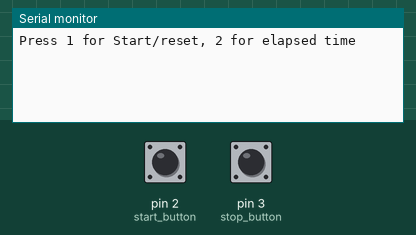
Bench run of a sketch on a simulated Arduino Uno, built with avr-gcc and run on an emulated ATmega328P. Shown: the last lines printed to the serial monitor. The inputs (shaded band) are chosen by the test bench; at power-on: pin 2 (start_button) LOW, pin 3 (stop_button) LOW.

Above: at 1.2 s.
1.3 s: pin 2 (start_button) pulled HIGH for 0.15 s
At 2.6 s:
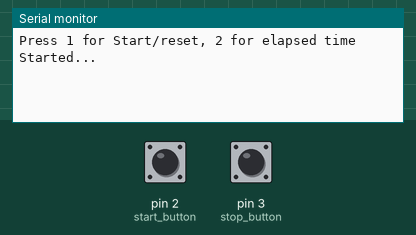
3.0 s: pin 3 (stop_button) pulled HIGH for 0.15 s
At 3.6 s:
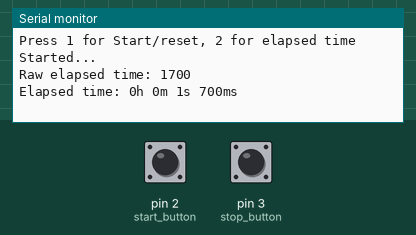
4.7 s: pin 3 (stop_button) pulled HIGH for 1 s
At 6.8 s:
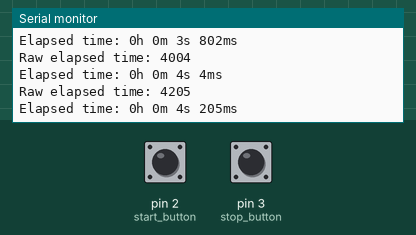
Timing chart, 0 to 8.3 s (numbered marks = the images above; inputs shaded):
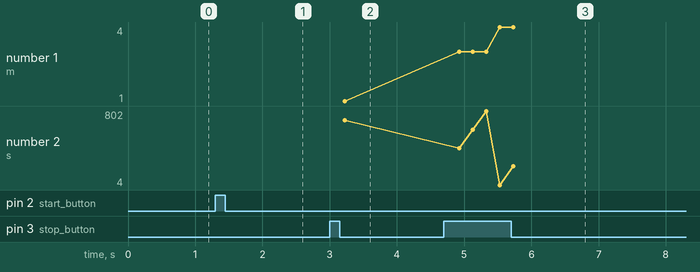

The sketch:

Microsegundos_serial.ino
```cpp
/*Example 37.2 – Super-basic stopwatch using millis();
  http://tronixstuff.com/tutorials > chapter 37
  John Boxall | CC by-sa-nc
*/

unsigned long start, finished, elapsed;

void setup()
{
  Serial.begin(9600);
  pinMode(2, INPUT); // start button
  pinMode(3, INPUT); // stop button
  Serial.println("Press 1 for Start/reset, 2 for elapsed time");
}

void displayResult()
{
  float h,m,s,ms;
  unsigned long over;
  elapsed=finished-start;
  h=int(elapsed/3600000);
  over=elapsed%3600000;
  m=int(over/60000);
  over=over%60000;
  s=int(over/1000);
  ms=over%1000;
  Serial.print("Raw elapsed time: ");
  Serial.println(elapsed);
  Serial.print("Elapsed time: ");
  Serial.print(h,0);
  Serial.print("h ");
  Serial.print(m,0);
  Serial.print("m ");
  Serial.print(s,0);
  Serial.print("s ");
  Serial.print(ms,0);
  Serial.println("ms");
  Serial.println();
}

void loop()
{
  if (digitalRead(2)==HIGH)
  {
    start=millis();
    delay(200); // for debounce
    Serial.println("Started...");
  }
  if (digitalRead(3)==HIGH)
  {
    finished=millis();
    delay(200); // for debounce
    displayResult();
  }
}
```

Measured:
- after the input at 1.3 s, the serial monitor: prints a new line after 0.20 s (image 1)
- after the input at 3.0 s, the serial monitor: prints a new line after 0.20 s (image 2)
- after the input at 4.7 s, the serial monitor: prints a new line after 0.20 s (image 3)
- plotted number 1: 1 → 4 after the input at 4.7 s
- plotted number 2: 700 → 205 after the input at 4.7 s
